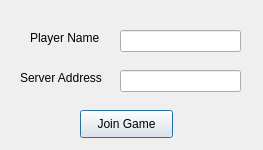
<?xml version="1.0" encoding="UTF-8"?>
<ui version="4.0">
 <class>JoinServerWindow</class>
 <widget class="QDialog" name="JoinServerWindow">
  <property name="geometry">
   <rect>
    <x>0</x>
    <y>0</y>
    <width>263</width>
    <height>150</height>
   </rect>
  </property>
  <property name="windowTitle">
   <string>Dialog</string>
  </property>
  <widget class="QLineEdit" name="fieldPlayerName">
   <property name="geometry">
    <rect>
     <x>120</x>
     <y>30</y>
     <width>121</width>
     <height>22</height>
    </rect>
   </property>
  </widget>
  <widget class="QLineEdit" name="fieldServerAddr">
   <property name="geometry">
    <rect>
     <x>120</x>
     <y>70</y>
     <width>121</width>
     <height>22</height>
    </rect>
   </property>
  </widget>
  <widget class="QPushButton" name="buttonJoinServer">
   <property name="geometry">
    <rect>
     <x>80</x>
     <y>110</y>
     <width>93</width>
     <height>28</height>
    </rect>
   </property>
   <property name="text">
    <string>Join Game</string>
   </property>
  </widget>
  <widget class="QLabel" name="labelPlayerName">
   <property name="geometry">
    <rect>
     <x>30</x>
     <y>30</y>
     <width>81</width>
     <height>16</height>
    </rect>
   </property>
   <property name="text">
    <string>Player Name</string>
   </property>
  </widget>
  <widget class="QLabel" name="labelServerAddr">
   <property name="geometry">
    <rect>
     <x>20</x>
     <y>70</y>
     <width>91</width>
     <height>16</height>
    </rect>
   </property>
   <property name="text">
    <string>Server Address</string>
   </property>
  </widget>
 </widget>
 <resources/>
 <connections/>
</ui>
